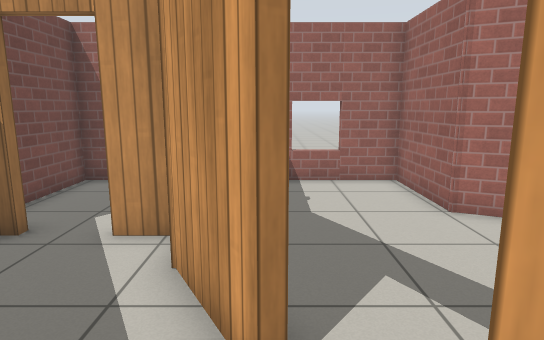
View 1 (above)

16 first-person views from a walk through a robot-simulator world made for Gazebo. The camera is 1.2 m above the floor, tilts 10° down and sees 75° across. The floor is counted in squares, 0.5 m on a side. Each view is taken from the middle of a square. On the plan, view 1 faces up. The plan holds only what a view shows up to about 20 squares ahead; the rest is blank. Simple patterns stand in for the simulator's built-in surfaces.

View 2
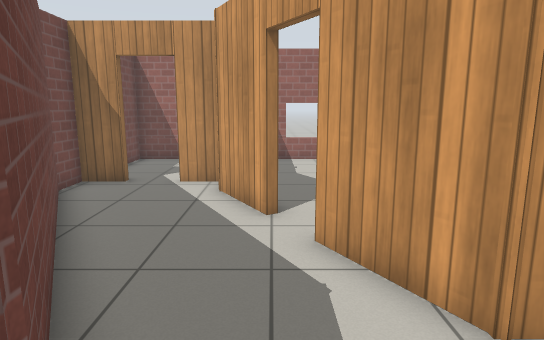

View 3
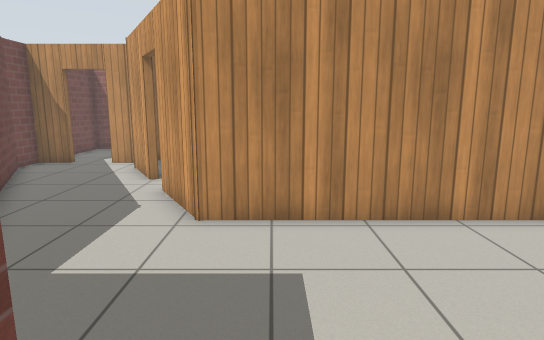

View 4
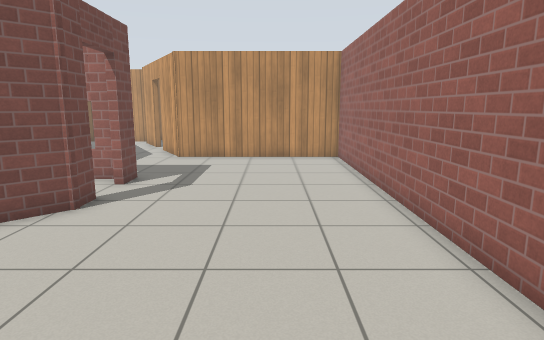

View 5
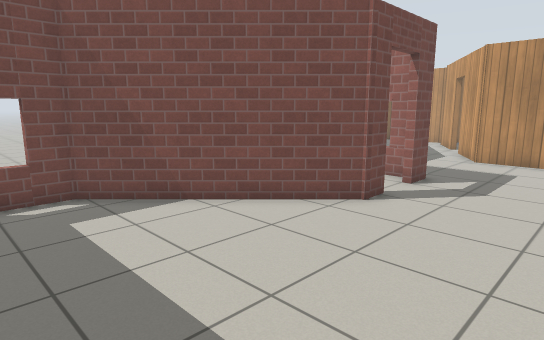

View 6
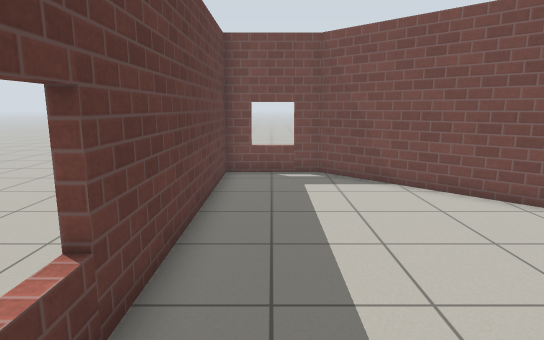

View 7
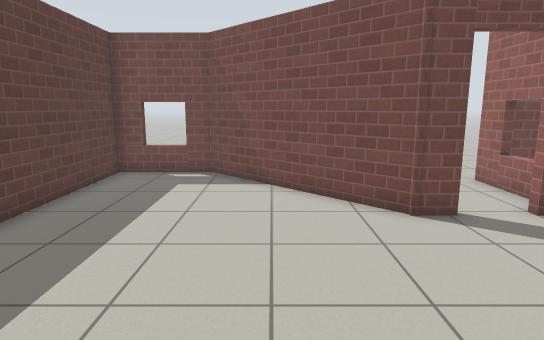

View 8
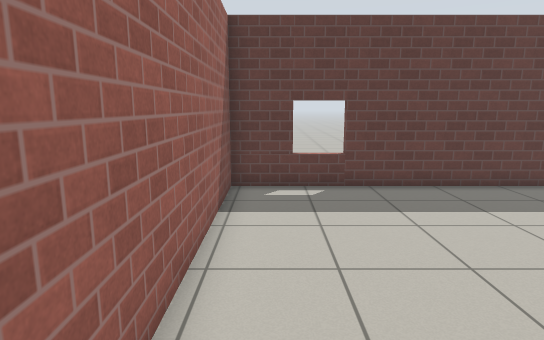

View 9
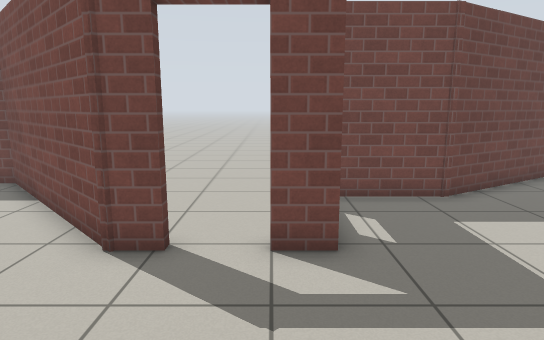

View 10
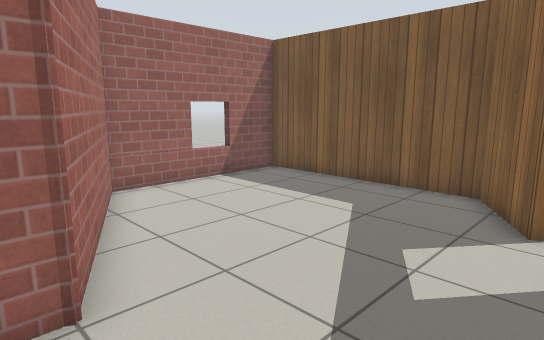

View 11
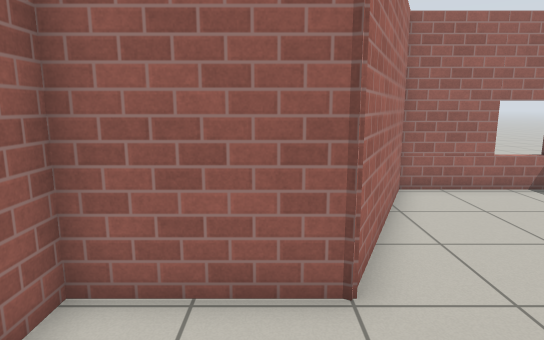

View 12
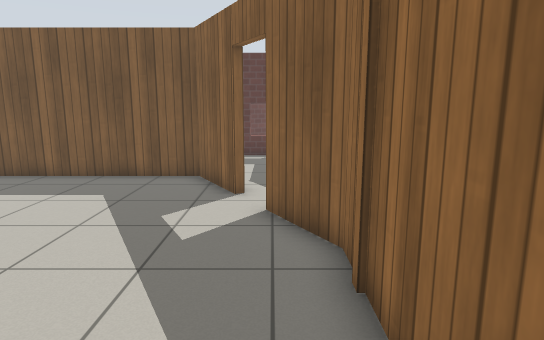

View 13
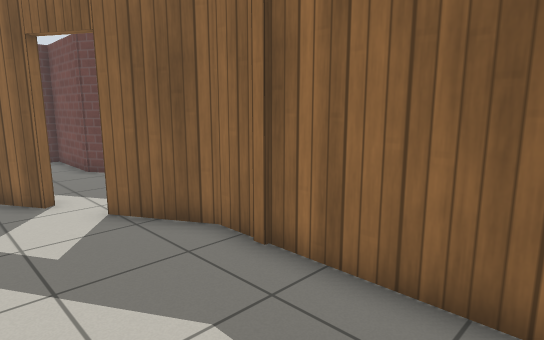

View 14
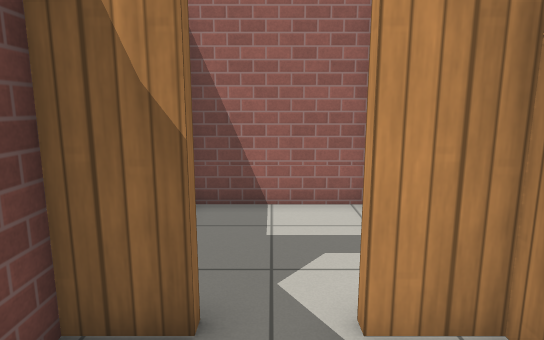

View 15
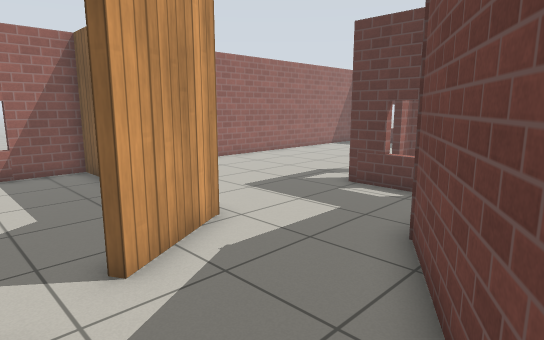

View 16
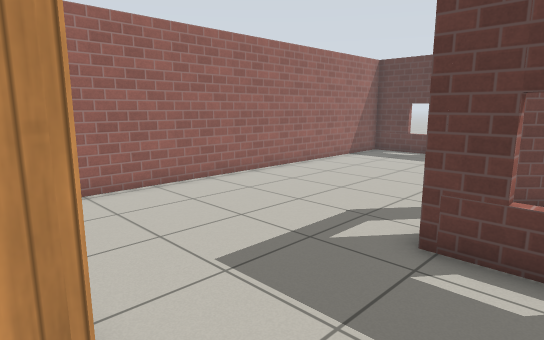

### Floor plan
Ten units are one square. View 1 is at (0, 0); x grows to the right and y downward. Boxes are objects, and circles mark ways between rooms. Rooms are numbered by the first view taken in them; rooms with no view inside come last. Other rooms are left out.
<svg viewBox="-67 -121 175 323">
<path fill="none" stroke="#000" d="M-1 -26 -16 -52M24 16 7 -12M-15 -59 -15 -64 -31 -64M-48 -64 -62 -64 -62 -51 -14 33 -14 69 23 69M23 98 23 108 -31 162 -31 197 103 197 103 16 24 16M23 69 23 81M10 -14 26 13 103 13 103 -52 42 -80 42 -116 2 -116M-12 -108 -12 -52 2 -28M-16 -116 -62 -116 -62 -86"/>
<circle cx="20" cy="40" r="3" fill="#2a7"/>
<circle cx="5" cy="-20" r="3" fill="#2a7"/>
<circle cx="-37" cy="-67" r="3" fill="#2a7"/>
<text x="-10" y="-10">1</text>
<text x="50" y="110">2</text>
<text x="40" y="-50">3</text>
<text x="-40" y="-100">4</text>
</svg>
Room 1 opens to room 2. Room 1 opens to room 3. Room 1 opens to room 4.

Where each view was taken, in squares from view 1:
view 1: 0 up, 0 right, facing up
view 2: 5 down, 0 right, facing up
view 3: 9 down, 4 right, facing up
view 4: 19 down, 7 right, facing up
view 5: 19 down, 7 right, facing up-left
view 6: 18 down, 10 right, facing left
view 7: 14 down, 10 right, facing left
view 8: 9 down, 9 right, facing down
view 9: 8 down, 8 right, facing left
view 10: 9 up, 0 right, facing down-right
view 11: 9 up, 0 right, facing right
view 12: 11 up, 0 right, facing down
view 13: 11 up, 3 right, facing down-left
view 14: 3 up, 4 left, facing up
view 15: 3 up, 4 left, facing down-right
view 16: 1 down, 0 right, facing down-right
